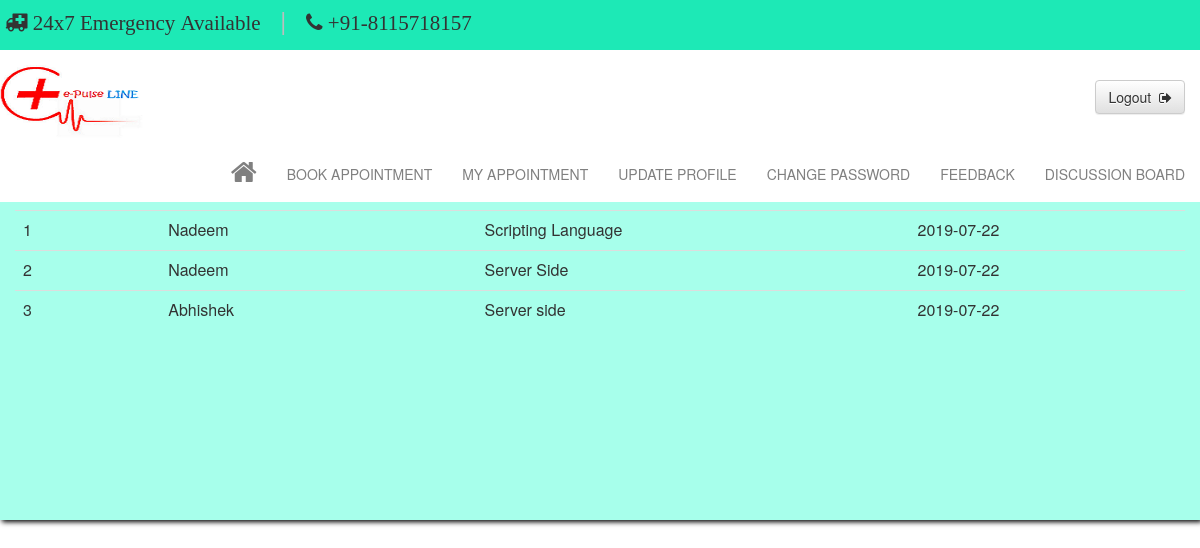
Page /viewans.php?qid=1 (signed in) on the committed database.
### tables this page shows
CREATE TABLE IF NOT EXISTS `tbl_answer` (
  `ansid` int(11) NOT NULL AUTO_INCREMENT,
  `quesid` int(11) NOT NULL,
  `patid` int(11) NOT NULL,
  `answer` text NOT NULL,
  `date` varchar(10) NOT NULL,
  PRIMARY KEY (`ansid`)
);

CREATE TABLE IF NOT EXISTS `tbl_patient` (
  `patid` int(11) NOT NULL AUTO_INCREMENT,
  `name` varchar(60) NOT NULL,
  `fname` varchar(60) NOT NULL,
  `gender` varchar(6) NOT NULL,
  `email` varchar(30) NOT NULL,
  `password` varchar(20) NOT NULL,
  `mobile` varchar(13) NOT NULL,
  `age` int(3) NOT NULL,
  `address` varchar(30) NOT NULL,
  `date` varchar(10) NOT NULL,
  `status` varchar(6) NOT NULL DEFAULT 'n',
  PRIMARY KEY (`patid`)
);

### viewans.php (the view, shortened to what this page needs)
<?php
$qid=$_REQUEST['qid'];
$query="select * from tbl_answer where quesid='$qid'";
$res=mysql_query($query);
?>
<html>
<head>
<link href="css/bootstrap.min.css" rel="stylesheet" type="text/css"/>
<link href="css/bootstrap-theme.min.css" rel="stylesheet" type="text/css"/>
<link href="css/font-awesome.min.css" rel="stylesheet" type="text/css"/>
<link href="css/style.css" rel="stylesheet" type="text/css"/>
</head>
<body>
<div class="container-fluid" style="min-height:auto;">
<div class="row navbar-fixed-top" style="min-height:150px;margin-right:0px;background-color:white;">
<div class="row" style="min-height:50px;background-color:#1de9b6">
<div class="col-sm-8" style="min-height:50px;">
<i class="fa fa-ambulance fa-2x" style="margin-left:20px;margin-top:12px;font-size:21px;">
24x7 Emergency Available</i>
<span style="font-size:25px;color:#bdbdbd">|</span>
<i class="fa fa-phone fa-2x" style="margin-top:5px;font-size:21px;">
+91-8115718157</i>
</div>
<div class="col-sm-4" style="min-height:50px;">
</div>
</div>
<div class="row" style="min-height:100px;">
<nav style="margin-bottom:0px;">
  <div class="container-fluid">
   <div class="navbar-header">
        <img src="images/logo1.png" height="100px" width="160px;"/>
    </div>
    <div class="collapse navbar-collapse" id="bs-example-navbar-collapse-1">
	<ul class="navbar-right" style="margin-right:5px;margin-top:5px;">
        <a href="logout.php"><button type="button" class="btn btn-default" style="margin-right:10px;margin-top:25px;">Logout &nbsp;<i class="fa fa-sign-out"></i></button></a>
      </ul>
      <ul class="nav navbar-nav navbar-right">
       <li class="active"><a href="pprofile.php" style="color:grey;margin-top:20px;"><i class="fa fa-home fa-2x"></i><span class="sr-only">(current)</span></a></li>
        <li><a href="pbook.php" style="color:grey;margin-top:25px;">BOOK APPOINTMENT</a></li>
        <li><a href="pmyappointment.php" style="color:grey;margin-top:25px;">MY APPOINTMENT</a></li>
        <li><a href="pupdate.php" style="color:grey;margin-top:25px;">UPDATE PROFILE</a></li>
        <li><a href="pchange.php" style="color:grey;margin-top:25px;">CHANGE PASSWORD</a></li>
        <li><a href="pfeedback.php" style="color:grey;margin-top:25px;">FEEDBACK</a></li>
        <li><a href="pdiscuss.php" style="color:grey;margin-top:25px;">DISCUSSION BOARD</a></li>
      </ul>
    </div>
  </div>
</nav>
</div>
</div>
<div class="row" style="min-height:350px;margin-top:170px;">
<div class="col-sm-12"style="min-height:350px;background-color:#a7ffeb;box-shadow:2px 2px 5px black;">
<table class="table table-hover">
<tr>
	<td>S.No</td>
	<td>Patient Name</td>
	<td>Answer</td>
	<td>Date</td>
</tr>
<?php
$a=1;
while($row=mysql_fetch_array($res,MYSQL_BOTH))
{
?>
<tr>
	<td><?php echo $a;?></td>
<?php
	$patid=$row['patid'];
	$query1="select name from tbl_patient where patid='$patid'";
	$res1=mysql_query($query1);
	if($row1=mysql_fetch_array($res1,MYSQL_BOTH))
	{
?>
	<td><?php echo $row1['name']; ?></td>
<?php
	}
?>
	<td><?php echo $row['answer'];?></td>
	<td><?php echo $row['date'];?></td>
</tr>
<?php
$a++;
}
?>
</table>
</div>
</div>
</div>
</body>
</html>

### rows in the picture
tbl_answer: patid.name "Nadeem", answer "Scripting Language", date "2019-07-22"
tbl_answer: patid.name "Nadeem", answer "Server Side", date "2019-07-22"
tbl_answer: patid.name "Abhishek", answer "Server side", date "2019-07-22"
